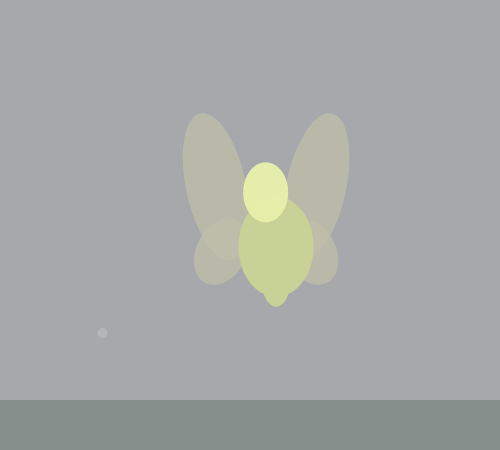
Frame 1 (no input)
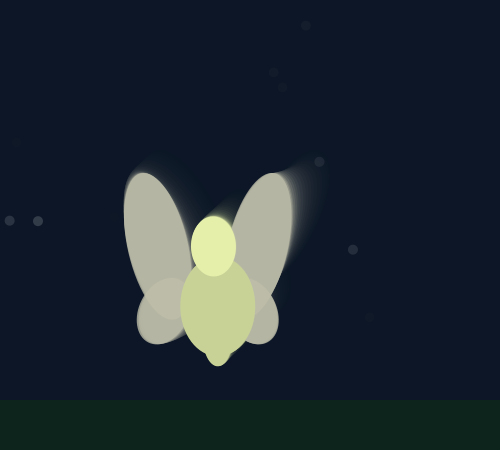
Frame 60 (the mouse pressed at the canvas centre just before this capture)
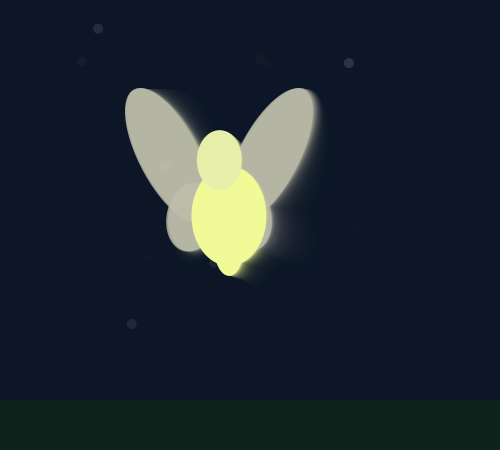
Frame 120 (the mouse held since frame 60 and released just before this capture)

The Processing sketch that drew these frames (run headless with seeded random() and noise(); from frame 60 on, the mouse is pressed at the canvas centre):

// Processing sketch: processing_41587
// ── processing_41587.pde

void setup () {
  size(500, 450);

}
void draw() {
 
 noStroke();
 fill(10,20,35,50);
 rect(0,0,500,500);
 fill(10,45,20,50);
 rect(0, 400, 500, 200);
 fill(255);
 
 float rw = random (70,110);
 float rx =random (0,width-rw/2);
  float ry= random (0,350);
 noStroke(); 
fill(255, 40);
ellipse (rx-15, ry, 10, 10);


  bug(200, 240);
 
}

void bug (int x, int y) {
  //wings
  fill( 190, 190, 170, 200);
float ang1 =  .15* (sin(millis()/100.0));
 float noiseValue1 = noise(  millis()/2000.0 ); 
  float noiseValue2 = noise( (millis()+12345)/1957.9  ); 
 
  float x1 = map(noiseValue1, 0,1,  50, 350); 
  float y1 = map(noiseValue2, 0,1,  50,400); 
 
  pushMatrix();
  translate(x1, y1); 
  rotate(radians(-20));
   rotate(ang1); 
  ellipse(0, 0, 60, 150);
  rotate(radians(40));
  
  ellipse(35, 55, 50, 70);
  popMatrix();
  
  pushMatrix();
  translate(x1+100, y1);
  rotate(radians(20));
  rotate(-ang1);
  ellipse(0, 0, 60, 150);
  rotate(radians(-40));
  ellipse(-35, 55, 50, 70);
  popMatrix();

  //body
 fill( 200,210, 150);
  float noiseValue3 = noise( (millis())/1211.1  );
  float noiseAngle = map(noiseValue3, 0,1,  -5,5);  
  
  pushMatrix(); 
 
 if (mousePressed) {
   fill(240,250,150);
  ellipse(x1+60, y1+90, 30, 60);
 }else { 
  ellipse(x1+60, y1+90, 30, 60);
   } 
   
  ellipse(x1+60, y1+60, 75, 100);
  popMatrix();
  fill( 230, 240, 170, 250);
  float noiseValue9 = noise(  millis()/1000.0 ); 
  float noiseAngle1 = map(noiseValue9, 0,1,  -5,5);  
  pushMatrix();
 rotate( radians(noiseAngle1)); 
  ellipse(x1+50, y1+5, 45, 60);
  popMatrix();
  
}
